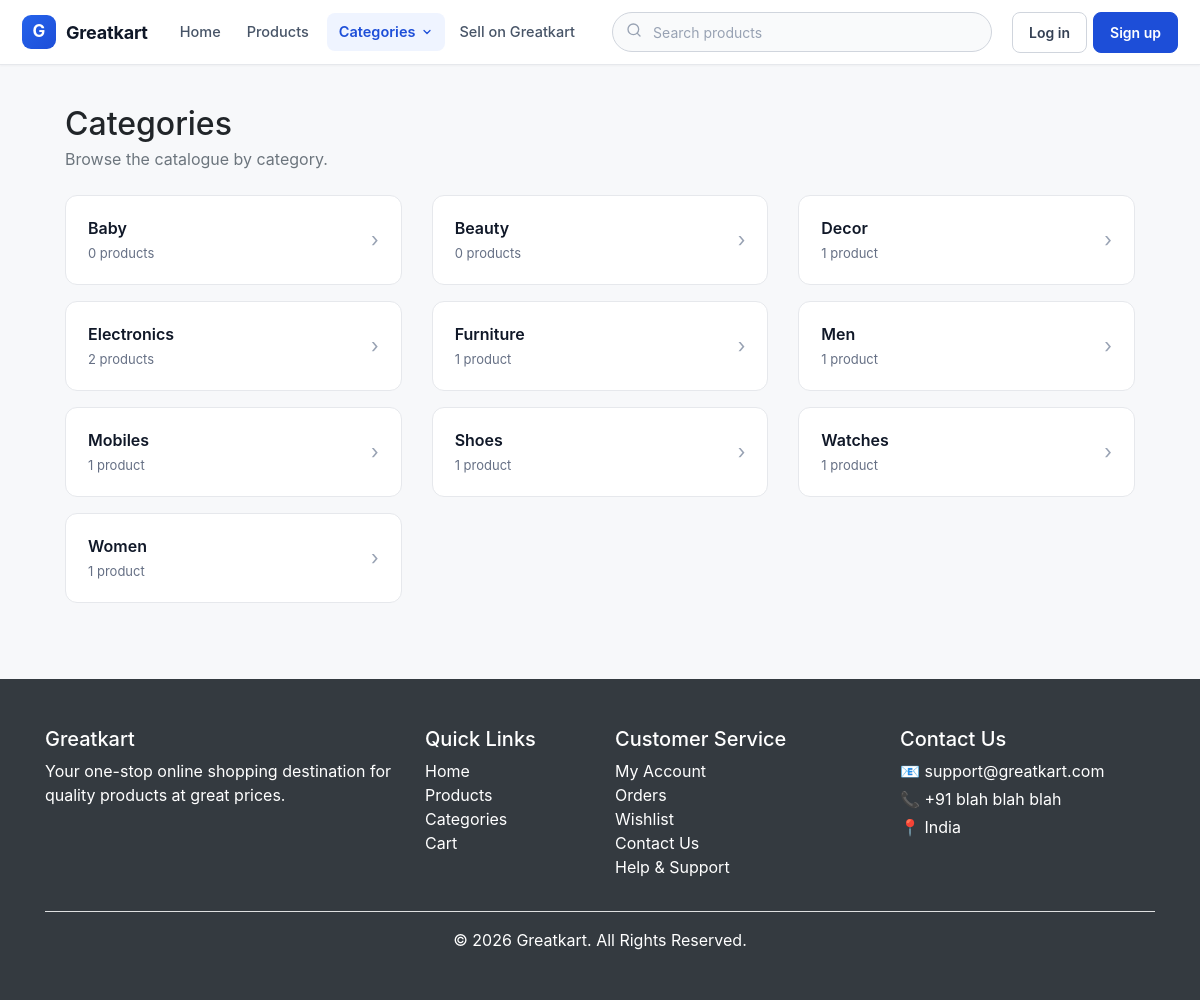
Page /store/categories/ on the committed database.
### store/models.py (models this page shows, shortened)
class Category(models.Model):
    category_name = models.CharField(max_length=50, unique=True)
    slug = models.SlugField(max_length=100, unique=True)

### store/views.py (the view)
# urls.py: path('categories/', views.categories, name='categories'),
def categories(request):
    product_filter = Q(product__is_available=True)
    vendor = get_vendor(request)
    if vendor is not None:
        product_filter &= Q(product__vendor=vendor)
    category_list = Category.objects.annotate(
        product_count=Count('product', filter=product_filter)
    ).order_by('category_name')
    return render(
        request,
        'categories.html',
        {'categories': category_list}
    )

### accounts/context_processors.py (called while the page is built, shortened)
def user_role(request):
    context = {
        'pending_activation': request.session.get('pending_activation'),
    }
    if not request.user.is_authenticated:
        context.update({
            'is_vendor_account': False,
            'vendor_profile': None,
            'account_home_url': 'account',
        })
        return context

### accounts/utils.py (called while the page is built)
def get_vendor(request):
    user = getattr(request, 'user', None)
    if user is None or not user.is_authenticated:
        return None
    if not hasattr(request, '_vendor_profile'):
        request._vendor_profile = VendorProfile.objects.filter(
            account=user
        ).first()
    return request._vendor_profile

### notifications/context_processors.py (called while the page is built, shortened)
def unread_notification_count(request):
    if not request.user.is_authenticated:
        return {}

### store/context_processors.py (called while the page is built)
def navigation(request):
    context = {
        'nav_categories': Category.objects.all().order_by('category_name')[:10],
        'cart_item_count': 0,
    }
    user = getattr(request, 'user', None)
    if user is not None and user.is_authenticated:
        context['cart_item_count'] = Cart.objects.filter(
            account=user
        ).count()
    return context

### templates/categories.html (shortened to what this page needs)
{% load static %}
<!DOCTYPE html>
<html lang="en">
<head>
    <link rel="stylesheet" href="{% static 'style.css' %}">
    <link rel="stylesheet" href="https://cdn.jsdelivr.net/npm/bootstrap@4.0.0/dist/css/bootstrap.min.css">
</head>
<body>
{% include "extend-files/navbar.html" %}
<div class="container category-page">
    <h2 class="mb-1">Categories</h2>
    <p class="text-muted mb-4">
        Browse the catalogue by category.
    </p>
    <div class="row">
        {% for category in categories %}
            <div class="col-md-4 col-sm-6 mb-3">
                <a class="category-card"
                   href="{% url 'home' %}?category={{ category.id }}">
                    <span>
                        <span class="category-card__name">
                            {{ category.category_name }}
                        </span>
                        <br>
                        <span class="category-card__count">
                            {{ category.product_count }} product{{ category.product_count|pluralize }}
                        </span>
                    </span>
                    <span class="category-card__arrow">&rsaquo;</span>
                </a>
            </div>
        {% empty %}
            <div class="col-12">
                <div class="text-center text-muted py-5">
                    No categories have been set up yet.
                </div>
            </div>
        {% endfor %}
    </div>
</div>
{% include 'extend-files/footer.html' %}
</body>
</html>

### static/css/style.css (style rules this page uses)
body { background-color: #f8f9fa; font-family: Arial, sans-serif; }

### templates/categories.html (style rules this page uses)
body { background: #f7f8fa; }
.category-page { max-width: 1100px; margin: 40px auto 60px; }
.category-card { display: flex; align-items: center; justify-content: space-between; gap: 14px; height: 100%; padding: 20px 22px; background: #fff; border: 1px solid #e6e8ec; border-radius: 12px; color: #101828; text-decoration: none; transition: border-color .15s ease, box-shadow .15s ease; }
.category-card__name { font-size: 16px; font-weight: 600; }
.category-card__count { font-size: 13px; color: #667085; }
.category-card__arrow { font-size: 20px; color: #98a2b3; }

### rows in the picture
Category: category_name "Baby", product_count "0"
Category: category_name "Beauty", product_count "0"
Category: category_name "Decor", product_count "1"
Category: category_name "Electronics", product_count "2"
Category: category_name "Furniture", product_count "1"
Category: category_name "Men", product_count "1"
Category: category_name "Mobiles", product_count "1"
Category: category_name "Shoes", product_count "1"
Category: category_name "Watches", product_count "1"
Category: category_name "Women", product_count "1"
